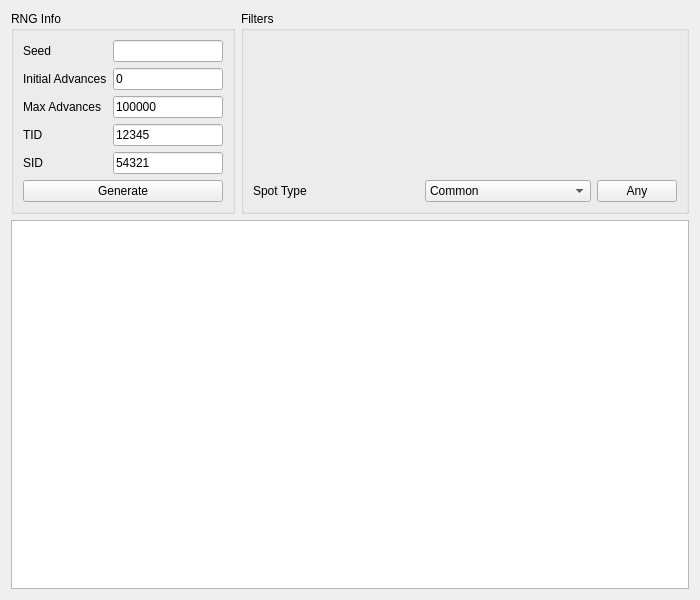
<?xml version="1.0" encoding="UTF-8"?>
<ui version="4.0">
 <class>PokeSpot</class>
 <widget class="QWidget" name="PokeSpot">
  <property name="geometry">
   <rect>
    <x>0</x>
    <y>0</y>
    <width>700</width>
    <height>600</height>
   </rect>
  </property>
  <property name="windowTitle">
   <string>PokeSpot</string>
  </property>
  <layout class="QGridLayout" name="gridLayout_3">
   <item row="0" column="0">
    <widget class="QGroupBox" name="groupBoxRNGInfo">
     <property name="sizePolicy">
      <sizepolicy hsizetype="Preferred" vsizetype="Preferred">
       <horstretch>1</horstretch>
       <verstretch>0</verstretch>
      </sizepolicy>
     </property>
     <property name="title">
      <string>RNG Info</string>
     </property>
     <layout class="QGridLayout" name="gridLayout">
      <item row="0" column="0">
       <widget class="QLabel" name="labelSeed">
        <property name="text">
         <string>Seed</string>
        </property>
       </widget>
      </item>
      <item row="0" column="1">
       <widget class="TextBox" name="textBoxSeed">
        <property name="maxLength">
         <number>8</number>
        </property>
       </widget>
      </item>
      <item row="1" column="0">
       <widget class="QLabel" name="labelStartingAdvance">
        <property name="text">
         <string>Initial Advances</string>
        </property>
       </widget>
      </item>
      <item row="1" column="1">
       <widget class="TextBox" name="textBoxStartingAdvance">
        <property name="text">
         <string notr="true">0</string>
        </property>
        <property name="maxLength">
         <number>10</number>
        </property>
       </widget>
      </item>
      <item row="2" column="0">
       <widget class="QLabel" name="labelMaxAdvances">
        <property name="text">
         <string>Max Advances</string>
        </property>
       </widget>
      </item>
      <item row="2" column="1">
       <widget class="TextBox" name="textBoxMaxAdvances">
        <property name="text">
         <string notr="true">100000</string>
        </property>
        <property name="maxLength">
         <number>10</number>
        </property>
       </widget>
      </item>
      <item row="3" column="0">
       <widget class="QLabel" name="labelTID">
        <property name="text">
         <string>TID</string>
        </property>
       </widget>
      </item>
      <item row="3" column="1">
       <widget class="TextBox" name="textBoxTID">
        <property name="text">
         <string notr="true">12345</string>
        </property>
        <property name="maxLength">
         <number>5</number>
        </property>
       </widget>
      </item>
      <item row="4" column="0">
       <widget class="QLabel" name="labelSID">
        <property name="text">
         <string>SID</string>
        </property>
       </widget>
      </item>
      <item row="4" column="1">
       <widget class="TextBox" name="textBoxSID">
        <property name="text">
         <string notr="true">54321</string>
        </property>
        <property name="maxLength">
         <number>5</number>
        </property>
       </widget>
      </item>
      <item row="5" column="0" colspan="2">
       <widget class="QPushButton" name="pushButtonGenerate">
        <property name="text">
         <string>Generate</string>
        </property>
       </widget>
      </item>
     </layout>
    </widget>
   </item>
   <item row="0" column="1">
    <widget class="QGroupBox" name="groupBoxFilters">
     <property name="sizePolicy">
      <sizepolicy hsizetype="Preferred" vsizetype="Preferred">
       <horstretch>2</horstretch>
       <verstretch>0</verstretch>
      </sizepolicy>
     </property>
     <property name="title">
      <string>Filters</string>
     </property>
     <layout class="QGridLayout" name="gridLayout_4">
      <item row="0" column="0">
       <widget class="Filter" name="filter" native="true"/>
      </item>
      <item row="1" column="0">
       <layout class="QGridLayout" name="gridLayout_2">
        <item row="0" column="0">
         <widget class="QLabel" name="labelSpotType">
          <property name="text">
           <string>Spot Type</string>
          </property>
         </widget>
        </item>
        <item row="0" column="1">
         <widget class="CheckList" name="comboBoxSpotType">
          <item>
           <property name="text">
            <string>Common</string>
           </property>
          </item>
          <item>
           <property name="text">
            <string>Uncommon</string>
           </property>
          </item>
          <item>
           <property name="text">
            <string>Rare</string>
           </property>
          </item>
         </widget>
        </item>
        <item row="0" column="2">
         <widget class="QPushButton" name="pushButtonAnySpotType">
          <property name="sizePolicy">
           <sizepolicy hsizetype="Fixed" vsizetype="Fixed">
            <horstretch>0</horstretch>
            <verstretch>0</verstretch>
           </sizepolicy>
          </property>
          <property name="text">
           <string>Any</string>
          </property>
         </widget>
        </item>
       </layout>
      </item>
     </layout>
    </widget>
   </item>
   <item row="1" column="0" colspan="2">
    <widget class="TableView" name="tableView">
     <property name="contextMenuPolicy">
      <enum>Qt::CustomContextMenu</enum>
     </property>
     <attribute name="verticalHeaderVisible">
      <bool>false</bool>
     </attribute>
    </widget>
   </item>
  </layout>
 </widget>
 <customwidgets>
  <customwidget>
   <class>TextBox</class>
   <extends>QLineEdit</extends>
   <header>Forms/Controls/TextBox.hpp</header>
  </customwidget>
  <customwidget>
   <class>CheckList</class>
   <extends>QComboBox</extends>
   <header>Forms/Controls/CheckList.hpp</header>
   <slots>
    <slot>resetChecks()</slot>
   </slots>
  </customwidget>
  <customwidget>
   <class>TableView</class>
   <extends>QTableView</extends>
   <header>Forms/Controls/TableView.hpp</header>
  </customwidget>
  <customwidget>
   <class>Filter</class>
   <extends>QWidget</extends>
   <header>Forms/Controls/Filter.hpp</header>
   <container>1</container>
  </customwidget>
 </customwidgets>
 <tabstops>
  <tabstop>textBoxSeed</tabstop>
  <tabstop>textBoxStartingAdvance</tabstop>
  <tabstop>textBoxMaxAdvances</tabstop>
  <tabstop>textBoxTID</tabstop>
  <tabstop>textBoxSID</tabstop>
  <tabstop>pushButtonGenerate</tabstop>
  <tabstop>comboBoxSpotType</tabstop>
  <tabstop>pushButtonAnySpotType</tabstop>
  <tabstop>tableView</tabstop>
 </tabstops>
 <resources/>
 <connections>
  <connection>
   <sender>pushButtonAnySpotType</sender>
   <signal>clicked()</signal>
   <receiver>comboBoxSpotType</receiver>
   <slot>resetChecks()</slot>
   <hints>
    <hint type="sourcelabel">
     <x>669</x>
     <y>179</y>
    </hint>
    <hint type="destinationlabel">
     <x>588</x>
     <y>176</y>
    </hint>
   </hints>
  </connection>
 </connections>
</ui>
